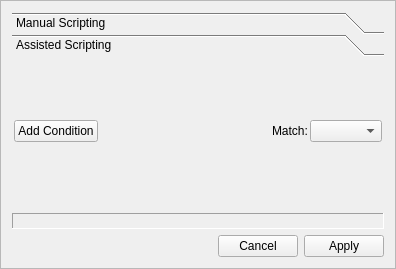
<?xml version="1.0" encoding="UTF-8"?>
<ui version="4.0">
 <class>ScriptPage</class>
 <widget class="QFrame" name="ScriptPage">
  <property name="geometry">
   <rect>
    <x>0</x>
    <y>0</y>
    <width>396</width>
    <height>269</height>
   </rect>
  </property>
  <property name="maximumSize">
   <size>
    <width>16777215</width>
    <height>16777215</height>
   </size>
  </property>
  <property name="windowTitle">
   <string>Frame</string>
  </property>
  <property name="frameShape">
   <enum>QFrame::StyledPanel</enum>
  </property>
  <property name="frameShadow">
   <enum>QFrame::Raised</enum>
  </property>
  <layout class="QGridLayout" name="gridLayout">
   <item row="1" column="0">
    <layout class="QVBoxLayout" name="verticalLayout" stretch="0,0,0,0">
     <item>
      <widget class="QToolBox" name="toolBox">
       <property name="currentIndex">
        <number>1</number>
       </property>
       <property name="tabSpacing">
        <number>0</number>
       </property>
       <widget class="QWidget" name="manualScriptingpage">
        <property name="geometry">
         <rect>
          <x>0</x>
          <y>0</y>
          <width>374</width>
          <height>129</height>
         </rect>
        </property>
        <attribute name="label">
         <string>Manual Scripting</string>
        </attribute>
        <layout class="QGridLayout" name="gridLayout_2">
         <property name="margin">
          <number>2</number>
         </property>
         <property name="spacing">
          <number>2</number>
         </property>
         <item row="0" column="0">
          <widget class="JSEdit" name="scriptText">
           <property name="toolTip">
            <string>Javascript Filtering Rule</string>
           </property>
           <property name="statusTip">
            <string>Javascript Filtering Rule</string>
           </property>
           <property name="whatsThis">
            <string>Javascript Filtering Rule</string>
           </property>
           <property name="plainText">
            <string/>
           </property>
           <property name="tabStopWidth">
            <number>24</number>
           </property>
          </widget>
         </item>
        </layout>
       </widget>
       <widget class="QWidget" name="assistedScriptingPage">
        <property name="geometry">
         <rect>
          <x>0</x>
          <y>0</y>
          <width>374</width>
          <height>129</height>
         </rect>
        </property>
        <attribute name="label">
         <string>Assisted Scripting</string>
        </attribute>
        <layout class="QGridLayout" name="gridLayout_3" rowstretch="0">
         <property name="margin">
          <number>2</number>
         </property>
         <property name="spacing">
          <number>2</number>
         </property>
         <item row="0" column="0">
          <layout class="QVBoxLayout" name="verticalLayout_2" stretch="0,1">
           <property name="spacing">
            <number>2</number>
           </property>
           <property name="sizeConstraint">
            <enum>QLayout::SetMinimumSize</enum>
           </property>
           <item>
            <layout class="QHBoxLayout" name="horizontalLayout_2">
             <property name="spacing">
              <number>2</number>
             </property>
             <item>
              <widget class="QPushButton" name="addConditionButton">
               <property name="text">
                <string>Add Condition</string>
               </property>
               <property name="icon">
                <iconset resource="resources/Resources.qrc">
                 <normaloff>:/icon/AddCondition</normaloff>:/icon/AddCondition</iconset>
               </property>
               <property name="iconSize">
                <size>
                 <width>16</width>
                 <height>16</height>
                </size>
               </property>
              </widget>
             </item>
             <item>
              <spacer name="horizontalSpacer_2">
               <property name="orientation">
                <enum>Qt::Horizontal</enum>
               </property>
               <property name="sizeHint" stdset="0">
                <size>
                 <width>40</width>
                 <height>20</height>
                </size>
               </property>
              </spacer>
             </item>
             <item>
              <widget class="QLabel" name="label">
               <property name="text">
                <string>Match:</string>
               </property>
              </widget>
             </item>
             <item>
              <widget class="QComboBox" name="conditionTypeCombo">
               <property name="modelColumn">
                <number>0</number>
               </property>
              </widget>
             </item>
            </layout>
           </item>
           <item>
            <layout class="QVBoxLayout" name="conditionsVBox" stretch="">
             <property name="spacing">
              <number>2</number>
             </property>
            </layout>
           </item>
          </layout>
         </item>
        </layout>
       </widget>
      </widget>
     </item>
     <item>
      <layout class="QGridLayout" name="gridLayout_4"/>
     </item>
     <item>
      <widget class="QLabel" name="scriptError">
       <property name="frameShape">
        <enum>QFrame::Panel</enum>
       </property>
       <property name="frameShadow">
        <enum>QFrame::Sunken</enum>
       </property>
       <property name="text">
        <string/>
       </property>
       <property name="wordWrap">
        <bool>true</bool>
       </property>
       <property name="textInteractionFlags">
        <set>Qt::NoTextInteraction</set>
       </property>
      </widget>
     </item>
     <item>
      <layout class="QHBoxLayout" name="horizontalLayout">
       <item>
        <spacer name="horizontalSpacer">
         <property name="orientation">
          <enum>Qt::Horizontal</enum>
         </property>
         <property name="sizeHint" stdset="0">
          <size>
           <width>40</width>
           <height>20</height>
          </size>
         </property>
        </spacer>
       </item>
       <item>
        <widget class="QPushButton" name="cancelButton">
         <property name="text">
          <string>Cancel</string>
         </property>
        </widget>
       </item>
       <item>
        <widget class="QPushButton" name="applyButton">
         <property name="text">
          <string>Apply</string>
         </property>
        </widget>
       </item>
      </layout>
     </item>
    </layout>
   </item>
  </layout>
 </widget>
 <customwidgets>
  <customwidget>
   <class>JSEdit</class>
   <extends>QPlainTextEdit</extends>
   <header>jsedit.h</header>
  </customwidget>
 </customwidgets>
 <resources>
  <include location="resources/Resources.qrc"/>
 </resources>
 <connections>
  <connection>
   <sender>applyButton</sender>
   <signal>clicked()</signal>
   <receiver>ScriptPage</receiver>
   <slot>emitApplyScript()</slot>
   <hints>
    <hint type="sourcelabel">
     <x>343</x>
     <y>278</y>
    </hint>
    <hint type="destinationlabel">
     <x>95</x>
     <y>262</y>
    </hint>
   </hints>
  </connection>
  <connection>
   <sender>cancelButton</sender>
   <signal>clicked()</signal>
   <receiver>ScriptPage</receiver>
   <slot>emitCancelScript()</slot>
   <hints>
    <hint type="sourcelabel">
     <x>279</x>
     <y>278</y>
    </hint>
    <hint type="destinationlabel">
     <x>164</x>
     <y>274</y>
    </hint>
   </hints>
  </connection>
 </connections>
 <slots>
  <signal>cancelScript()</signal>
  <signal>applyScript()</signal>
  <slot>emitCancelScript()</slot>
  <slot>emitApplyScript()</slot>
 </slots>
</ui>
